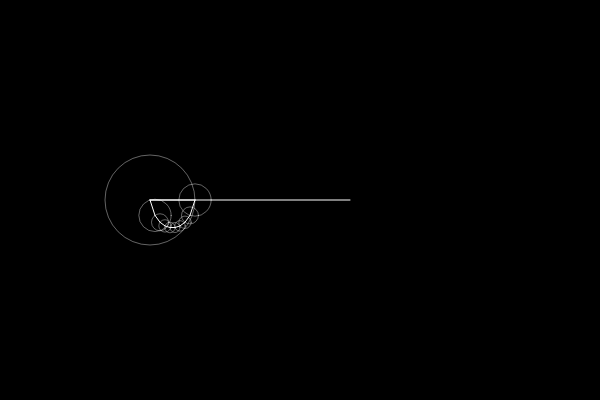
Frame 1 (no input)
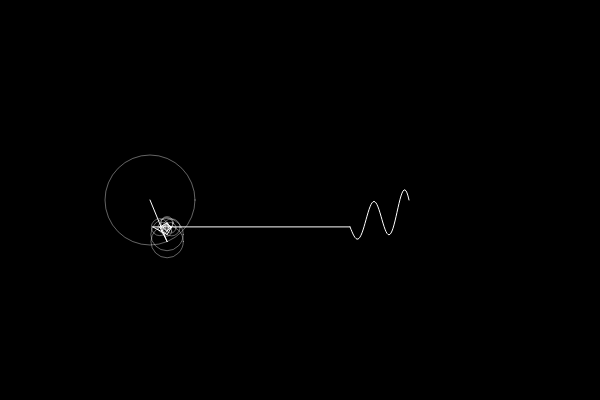
Frame 60 (no input)
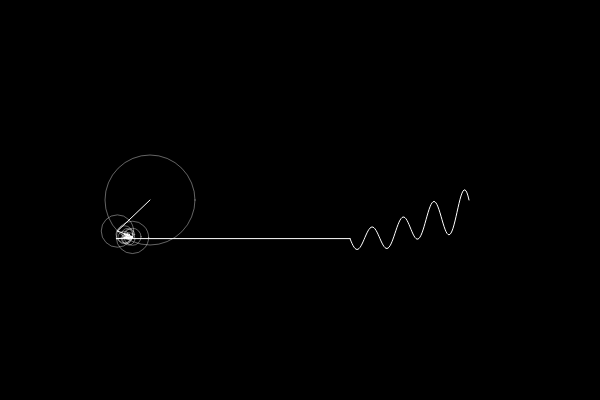
Frame 120 (the mouse pressed at the canvas centre since frame 60)

The p5.js sketch that drew these frames (run headless with seeded random() and noise() and a simulated clock; from frame 60 on, the mouse is pressed at the canvas centre):

// p5.js sketch
// ── sketch.js
let time = 0;
let wave = [];

let y = [];
let fourier;

function setup() {
  createCanvas(600, 400);

  for (let i = 0; i < 10; i++) {
    y[i] = i * 10;
  }
  console.log(y);

  slider = createSlider(1, 10, 5);
  fourier = fourierT(y);
  console.log(fourier);
}

function draw() {
  background(0);
  translate(150, 200);

  let x = 0;
  let y = 0;

  for (let i = 0; i < fourier.length; i++) {
    let prevx = x;
    let prevy = y;

    let radius = fourier[i].amp;
    let angle = fourier[i].phase + time * (fourier[i].freq + 1);
    x += radius * cos(angle);
    y += radius * sin(angle);

    stroke(255, 100);
    noFill();
    ellipse(prevx, prevy, radius * 2);

    //fill(255);
    stroke(255);
    line(prevx, prevy, x, y);
    //ellipse(x, y, 8);
  }
  wave.unshift(y);

  translate(200, 0);
  line(x - 200, y, 0, wave[0]);
  beginShape();
  noFill();
  for (let i = 0; i < wave.length; i++) {
    vertex(i, wave[i]);
  }
  endShape();

  time += 0.02;

  if (wave.length > 250) {
    wave.pop();
  }
}

// ── fourier.js
function fourierT(data) {
  var N = data.length;
  var frequencies = [];

  // for every frequency...
  for (var freq = 0; freq < N; freq++) {
    var re = 0;
    var im = 0;

    // for every point in time...
    for (var t = 0; t < N; t++) {
      // Spin the signal _backwards_ at each frequency (as radians/s, not Hertz)
      var rate = -1 * (2 * Math.PI) * freq;

      // How far around the circle have we gone at time=t?
      var time = t / N;
      var distance = rate * time;

      // datapoint * e^(-i*2*pi*f) is complex, store each part
      var re_part = data[t] * Math.cos(distance);
      var im_part = data[t] * Math.sin(distance);

      // add this data point's contribution
      re += re_part;
      im += im_part;
    }

    // Close to zero? You're zero.
    if (Math.abs(re) < 1e-10) {
      re = 0;
    }
    if (Math.abs(im) < 1e-10) {
      im = 0;
    }

    // Average contribution at this frequency
    re = re / N;
    im = im / N;

    frequencies[freq] = {
      re: re,
      im: im,
      freq: freq,
      amp: Math.sqrt(re * re + im * im),
      phase: Math.atan2(im, re) // * 180) / Math.PI // in degrees
    };
  }

  return frequencies;
}
